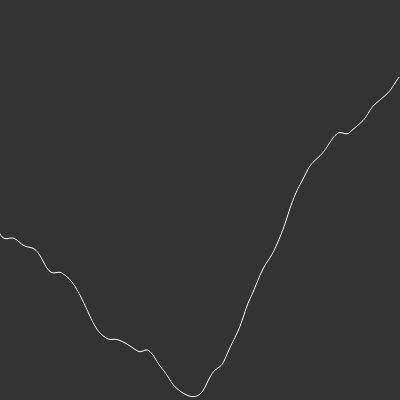
Frame 1 (no input)
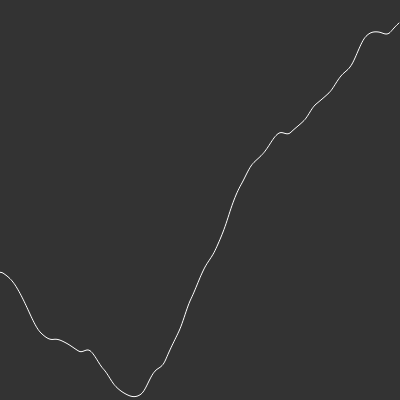
Frame 60 (no input)
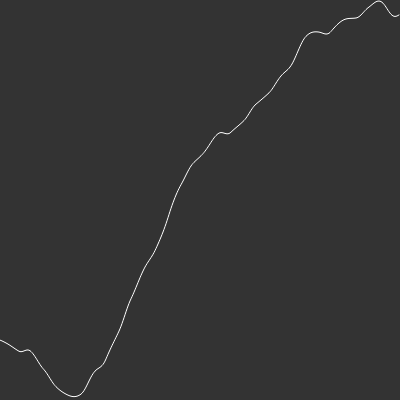
Frame 120 (the mouse pressed at the canvas centre since frame 60)

The p5.js sketch that drew these frames (run headless with seeded random() and noise() and a simulated clock; from frame 60 on, the mouse is pressed at the canvas centre):

// p5.js sketch
// ── sketch.js
// perlin noise is smoothed random numbers
// a subsequent number is related to the previous number to smooth it out

// perlin noise is calculated with multiple octavs
// each octave is a level within another octave which perlin noise is calculate
// var xoff1 = 0;
// var xoff2 = 10000;
var inc = 0.01; // rate at which things are increased
var startInc = 0.01; // rate of scrolling
var start = 0; // used to scroll through the perlin noise function
//var ratio = 1; // ration between inc and start, which is perlin noise amplitude vs scrolling speed

function setup() {
  createCanvas(400,400);
  // frameRate(10);


}

function draw() {
  background(51);
  stroke(255);
  noFill();
  beginShape();
  var xoff = start; // used to get the value fed to the noise function as move accross screen
  for (var x = 0; x < width; x++){
    stroke(255);
    // this gives a random y value
    //var y = random(height);
  
    // this graphs perlin noise
    //var y = noise(xoff)*height;
    
    // sin function being graphed
    //var y = height / 2 +  sin(xoff) * height / 2;

    // sin function being graphed with perlin noise
    //var y = noise(xoff) * 100 + height / 2 +  sin(xoff) * height / 2;

    // sin function with perlin noise using mapping function
    var n = map(noise(xoff),0,1,-100,100);
    var s = map(sin(xoff), -1,1,0+20,height-20);
    var y = s + n;


    vertex(x, y);
    xoff += inc;
  }

  endShape();
  start += startInc;
  //noLoop();
}
